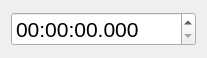
<?xml version="1.0" encoding="UTF-8"?>
<ui version="4.0">
 <class>EditorDialog</class>
 <widget class="QDialog" name="EditorDialog">
  <property name="geometry">
   <rect>
    <x>0</x>
    <y>0</y>
    <width>207</width>
    <height>58</height>
   </rect>
  </property>
  <property name="windowTitle">
   <string>Dialog</string>
  </property>
  <layout class="QGridLayout" name="gridLayout">
   <item row="0" column="0">
    <widget class="QTimeEdit" name="counter">
     <property name="font">
      <font>
       <pointsize>16</pointsize>
      </font>
     </property>
     <property name="displayFormat">
      <string>hh:mm:ss.zzz</string>
     </property>
    </widget>
   </item>
  </layout>
 </widget>
 <resources/>
 <connections/>
</ui>
